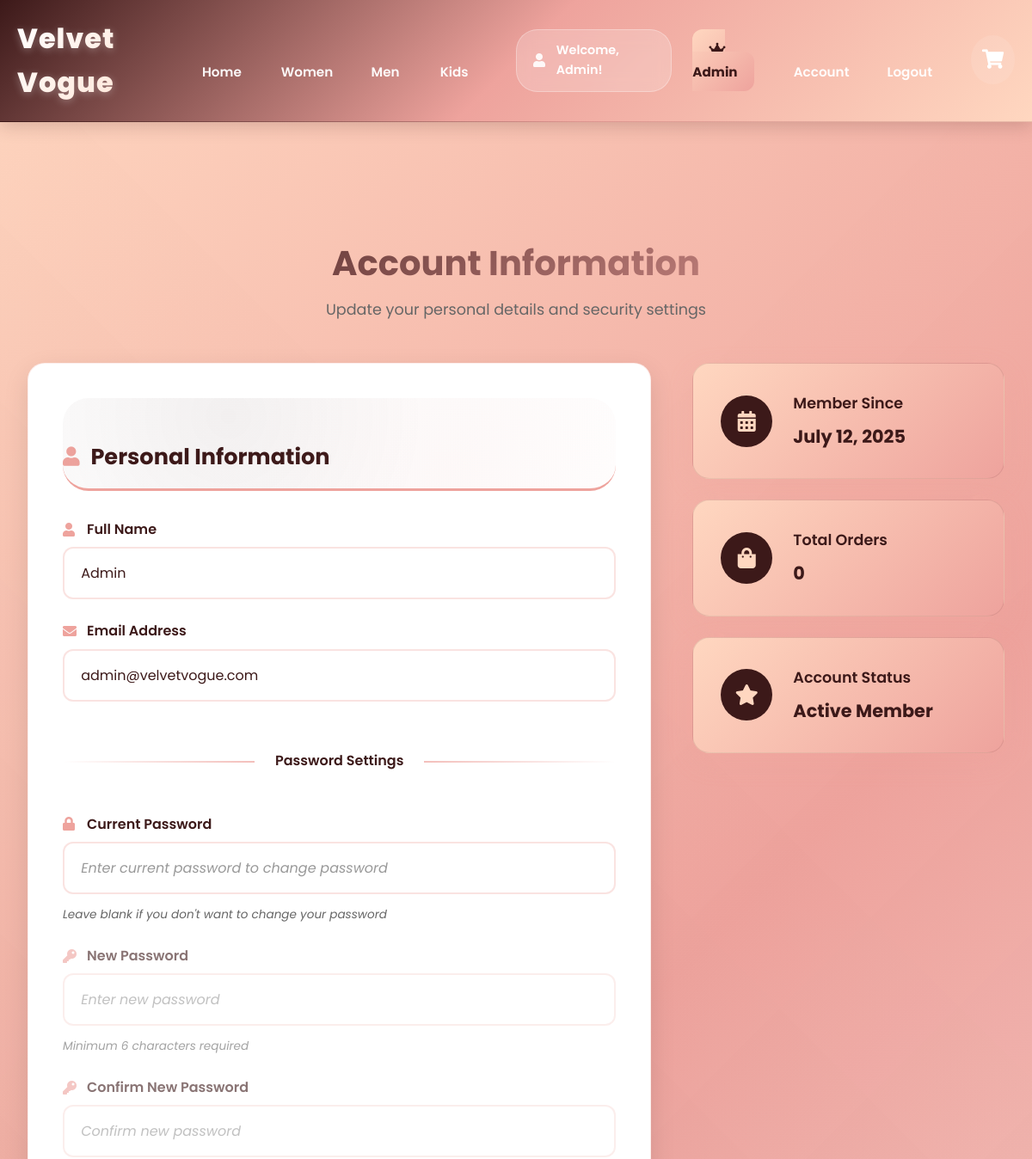
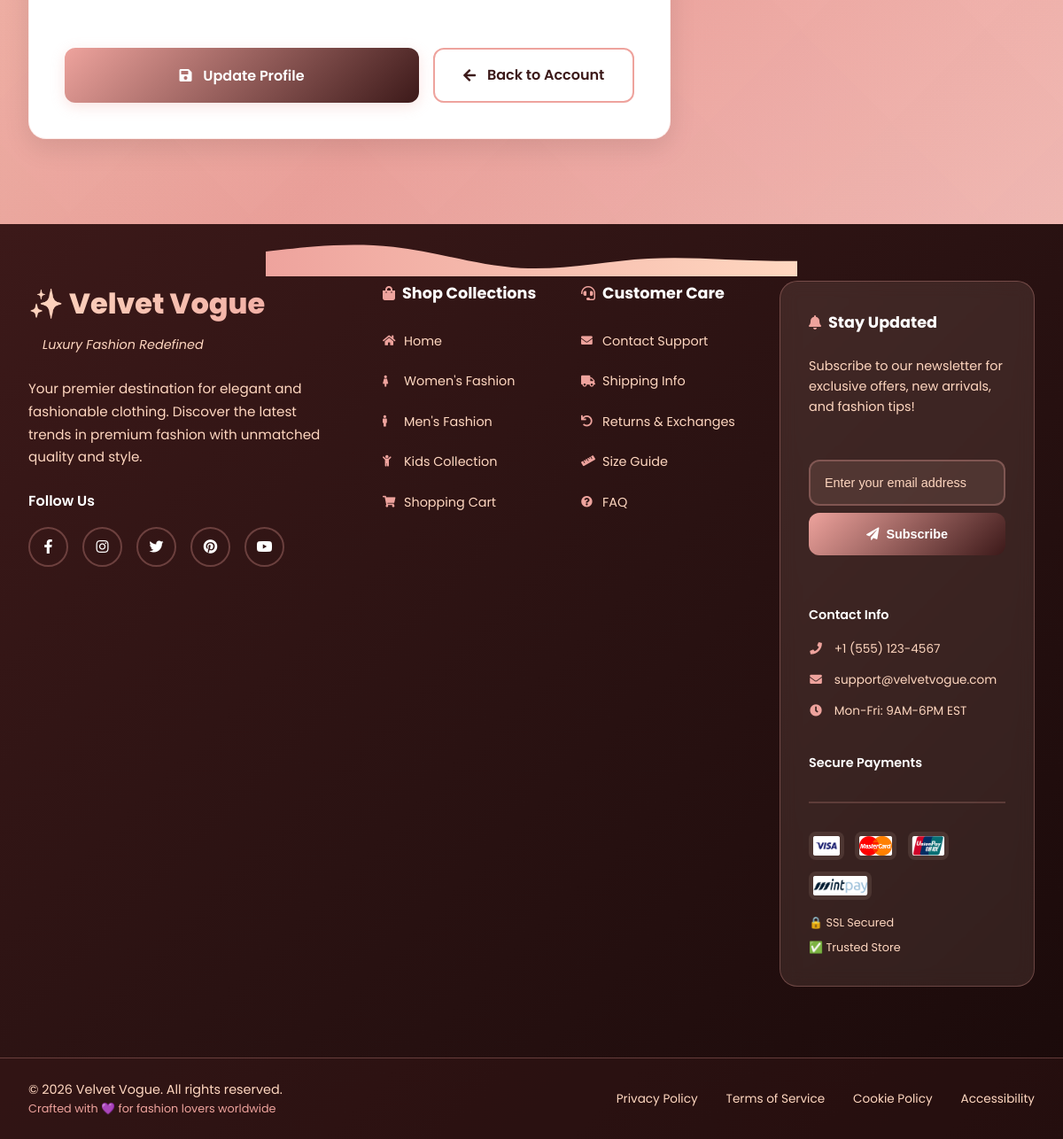
Page /account_information.php (signed in) on the committed database (2 pictures, top to bottom).
### tables this page shows
CREATE TABLE `users` (
  `user_id` int(11) NOT NULL,
  `name` varchar(100) NOT NULL,
  `email` varchar(100) NOT NULL,
  `password` varchar(255) NOT NULL,
  `is_admin` tinyint(1) DEFAULT 0,
  `created_at` timestamp NOT NULL DEFAULT current_timestamp()
);

### account_information.php (the view, shortened to what this page needs)
<?php
include('server/connection.php');
$user_id = $_SESSION['user_id'];
$stmt = $conn->prepare("SELECT * FROM users WHERE user_id = ?");
$stmt->bind_param('i', $user_id);
$stmt->execute();
$user = $stmt->get_result()->fetch_assoc();
?>
<!DOCTYPE html>
<html lang="en">
<head>
    <link rel="stylesheet" href="https://use.fontawesome.com/releases/v5.15.4/css/all.css">
    <link rel="stylesheet" href="sytle/style.css">
</head>
<body>
    <?php include('footer and header/header.php'); ?>
    <div class="account-info-container">
        <div class="account-info-header">
            <h2>Account Information</h2>
            <p>Update your personal details and security settings</p>
        </div>
        <div class="account-info-content">
            <div class="profile-section">
                <div class="section-header">
                    <h3><i class="fas fa-user"></i> Personal Information</h3>
                </div>
                <form method="POST" class="profile-form">
                    <div class="form-group">
                        <label for="name">
                            <i class="fas fa-user"></i>
                            Full Name
                        </label>
                        <input type="text" id="name" name="name" value="<?php echo htmlspecialchars($user['name']); ?>" required>
                    </div>
                    <div class="form-group">
                        <label for="email">
                            <i class="fas fa-envelope"></i>
                            Email Address
                        </label>
                        <input type="email" id="email" name="email" value="<?php echo htmlspecialchars($user['email']); ?>" required>
                    </div>
                    <div class="form-divider">
                        <span>Password Settings</span>
                    </div>
                    <div class="form-group">
                        <label for="current_password">
                            <i class="fas fa-lock"></i>
                            Current Password
                        </label>
                        <input type="password" id="current_password" name="current_password" placeholder="Enter current password to change password">
                        <small>Leave blank if you don't want to change your password</small>
                    </div>
                    <div class="form-group">
                        <label for="new_password">
                            <i class="fas fa-key"></i>
                            New Password
                        </label>
                        <input type="password" id="new_password" name="new_password" placeholder="Enter new password">
                        <small>Minimum 6 characters required</small>
                    </div>
                    <div class="form-group">
                        <label for="confirm_password">
                            <i class="fas fa-key"></i>
                            Confirm New Password
                        </label>
                        <input type="password" id="confirm_password" name="confirm_password" placeholder="Confirm new password">
                    </div>
                    <div class="form-actions">
                        <button type="submit" name="update_profile" class="btn-update">
                            <i class="fas fa-save"></i>
                            Update Profile
                        </button>
                        <a href="account.php" class="btn-cancel">
                            <i class="fas fa-arrow-left"></i>
                            Back to Account
                        </a>
                    </div>
                </form>
            </div>
            <div class="account-stats">
                <div class="stat-card">
                    <div class="stat-icon">
                        <i class="fas fa-calendar-alt"></i>
                    </div>
                    <div class="stat-info">
                        <h4>Member Since</h4>
                        <p><?php echo date('F j, Y', strtotime($user['created_at'])); ?></p>
                    </div>
                </div>
                <div class="stat-card">
                    <div class="stat-icon">
                        <i class="fas fa-shopping-bag"></i>
                    </div>
                    <div class="stat-info">
                        <h4>Total Orders</h4>
                        <p>
                            <?php
                            $stmt = $conn->prepare("SELECT COUNT(*) as order_count FROM orders WHERE user_id = ?");
                            $stmt->bind_param('i', $user_id);
                            $stmt->execute();
                            $order_count = $stmt->get_result()->fetch_assoc()['order_count'];
                            echo $order_count;
                            ?>
                        </p>
                    </div>
                </div>
                <div class="stat-card">
                    <div class="stat-icon">
                        <i class="fas fa-star"></i>
                    </div>
                    <div class="stat-info">
                        <h4>Account Status</h4>
                        <p>Active Member</p>
                    </div>
                </div>
            </div>
        </div>
    </div>
    <?php include('footer and header/footer.php'); ?>
</body>
</html>

### rows in the picture
users: name "Admin", email "admin@velvetvogue.com", created_at "July 12, 2025"

### other values in the picture
$_SESSION['name'] "Admin"
$order_count "0"
